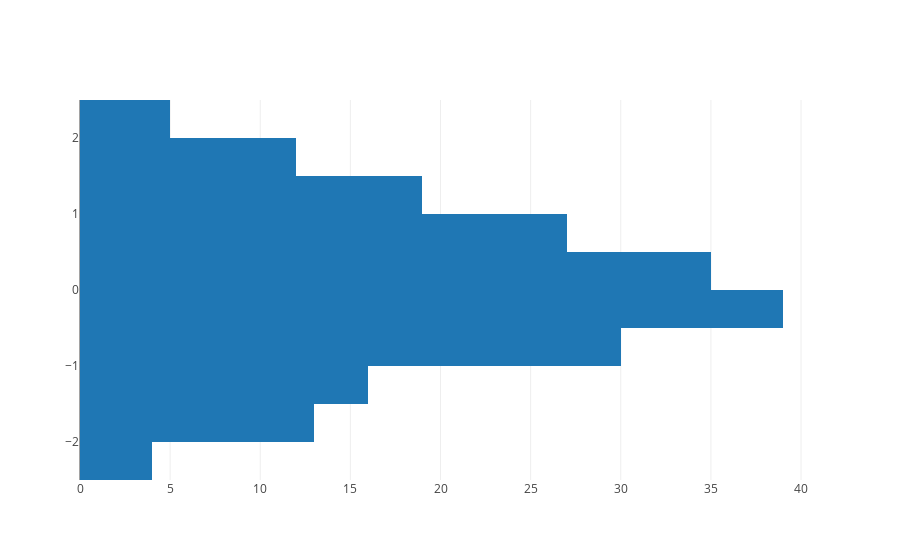

Notebook source saved alongside this figure:
### Code cell
data = [hist]

offline.iplot(data)

### Figure 1 — Plotly figure (JSON) as saved in the notebook; plotly's stock layout.template omitted (floating-point values rounded to 4 significant figures; data arrays with more than 128 entries replaced by an {"elided": "..."} marker saying what was removed)
{"data": [{"type": "histogram", "uid": "307102f0-eb92-4768-a553-aa474118ff0b", "y": {"elided": "200 float values"}}], "layout": {}}
